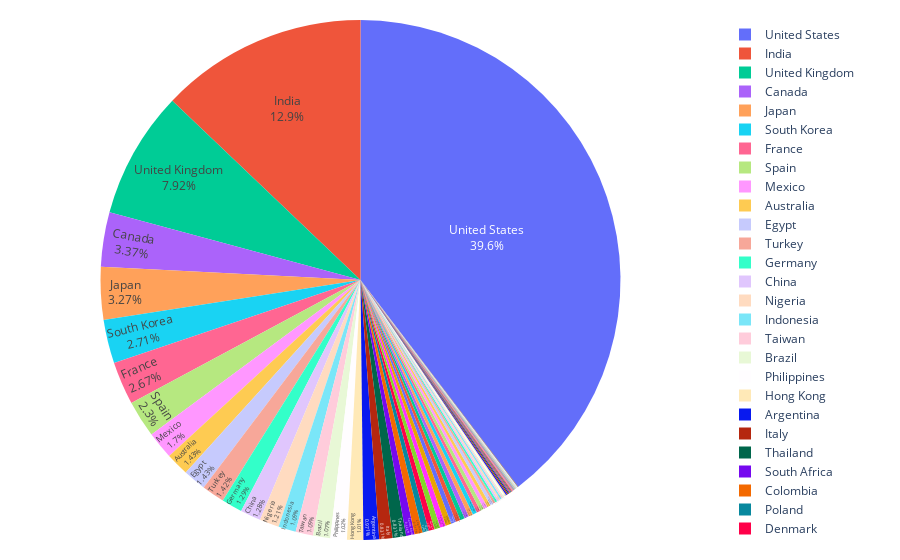

Write notebook code for a chart like this one.
### Code cell
import plotly.graph_objects as go
ratio_total   = list(df.groupby(['country_edit'],as_index=False).agg(country_edit_count=('show_id','count')).loc[:,'country_edit_count'])
labels_total  = list(df.groupby(['country_edit'],as_index=False).agg(country_edit_count=('show_id','count')).loc[:,'country_edit'])

# pull is given as a fraction of the pie radius
fig = go.Figure(data=[go.Pie(labels=labels_total, values=ratio_total)])
fig.update_layout(margin=dict(t=20, b=20, l=10, r=20))
fig.update_traces(textposition='inside', textinfo='percent+label')
fig.show()

### Figure 1 — Plotly figure (JSON) as saved in the notebook; plotly's stock layout.template omitted (floating-point values rounded to 4 significant figures)
{"data": [{"labels": ["Argentina", "Australia", "Austria", "Bangladesh", "Belarus", "Belgium", "Brazil", "Bulgaria", "Cambodia", "Cameroon", "Canada", "Chile", "China", "Colombia", "Croatia", "Cyprus", "Czech Republic", "Denmark", "Egypt", "Finland", "France", "Georgia", "Germany", "Ghana", "Greece", "Guatemala", "Hong Kong", "Hungary", "Iceland", "India", "Indonesia", "Iran", "Ireland", "Israel", "Italy", "Jamaica", "Japan", "Jordan", "Kenya", "Kuwait", "Lebanon", "Luxembourg", "Malaysia", "Mauritius", "Mexico", "Mozambique", "Namibia", "Netherlands", "New Zealand", "Nigeria", "Norway", "Pakistan", "Paraguay", "Peru", "Philippines", "Poland", "Portugal", "Puerto Rico", "Romania", "Russia", "Saudi Arabia", "Senegal", "Serbia", "Singapore", "Slovenia", "Somalia", "South Africa", "South Korea", "Spain", "Sweden", "Switzerland", "Syria", "Taiwan", "Thailand", "Turkey", "Ukraine", "United Arab Emirates", "United Kingdom", "United States", "Uruguay", "Venezuela", "Vietnam", "Zimbabwe"], "textinfo": "percent+label", "textposition": "inside", "type": "pie", "values": [76, 112, 9, 3, 1, 17, 84, 5, 2, 1, 264, 22, 100, 40, 2, 1, 6, 29, 112, 6, 209, 2, 101, 4, 1, 1, 79, 5, 6, 1008, 85, 1, 28, 22, 65, 1, 256, 2, 4, 7, 24, 1, 23, 2, 133, 1, 1, 28, 16, 95, 19, 22, 1, 6, 80, 30, 4, 1, 10, 19, 11, 1, 3, 28, 1, 1, 41, 212, 180, 19, 8, 1, 85, 65, 111, 2, 21, 620, 3100, 9, 2, 7, 1]}], "layout": {"margin": {"b": 20, "l": 10, "r": 20, "t": 20}}}
